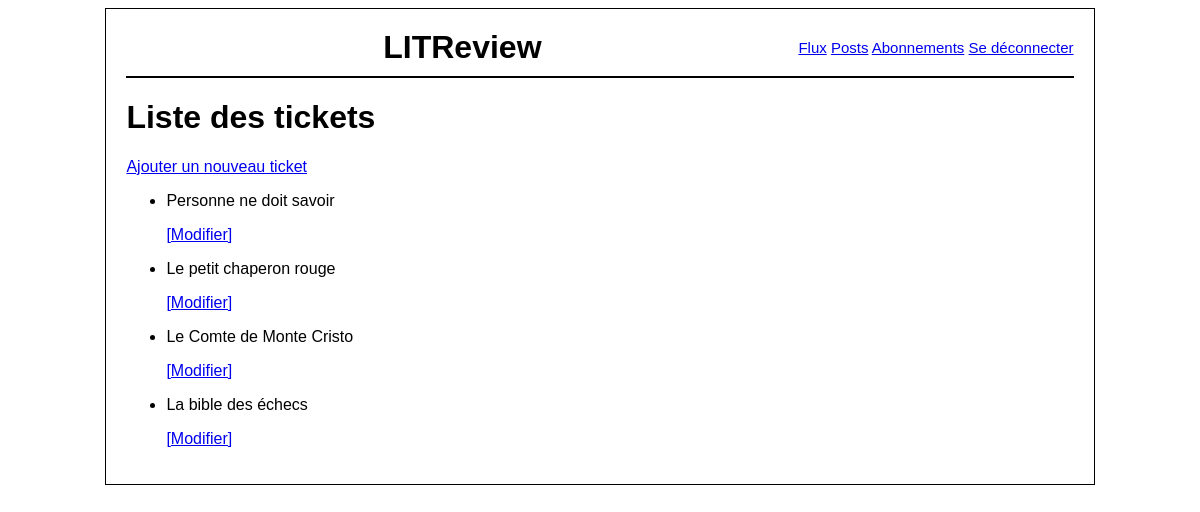
/ticket/, run on an earlier commit of the app's database.
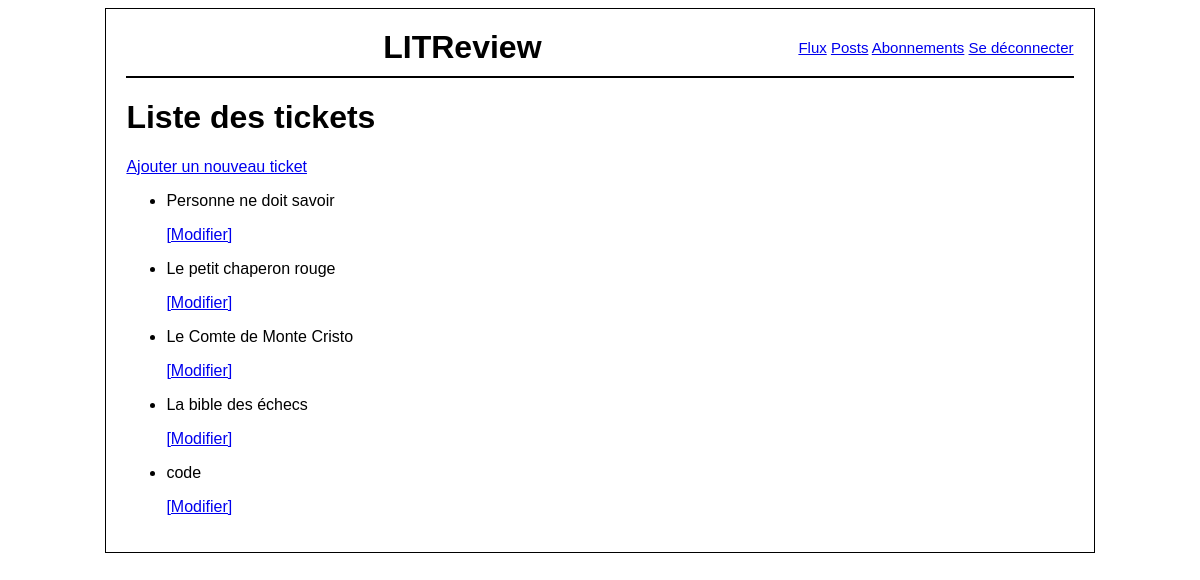
And on a later commit of the database.
### review/models.py (models this page shows, shortened)
class Ticket(models.Model):
    title = models.CharField(max_length=128)
    description = models.TextField(max_length=2048, blank=True)
    user = models.ForeignKey(to=settings.AUTH_USER_MODEL, on_delete=models.CASCADE)
    image = models.ImageField(null=True, blank=True)
    time_created = models.DateTimeField(auto_now_add=True)

### review/views.py (the view)
# urls.py: path("ticket/", review.views.ticket_list, name="ticket_list"),
def ticket_list(request):
    tickets = Ticket.objects.all()
    return render(request, "review/ticket_list.html", {"tickets": tickets})

### review/templates/review/ticket_list.html
{% extends 'base.html' %}
{% block content %}
<h1>Liste des tickets</h1>
<a href="{% url 'ticket_create' %}">Ajouter un nouveau ticket</a>
<ul>
    {% for ticket in tickets %}
    <li>
        <p>{{ ticket.title }}</p>
        <a href="{% url 'ticket_update' ticket.id %}">[Modifier]</a>
    </li>
    {% endfor %}
</ul>
{% endblock %}

What changed in the data, as far as the page shows it:
added Ticket: title "code"
